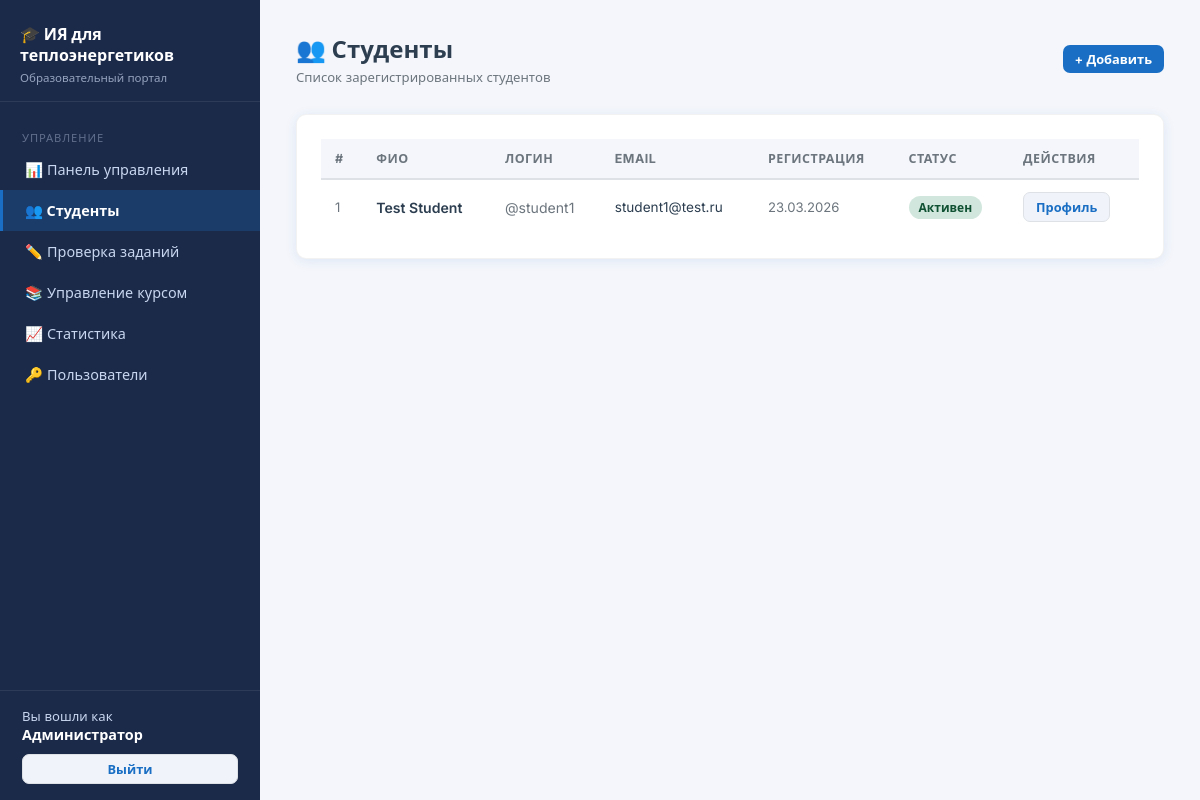
/admin/students (signed in), run on the app's committed database.
### app.py (models this page shows, shortened)
class User(UserMixin, db.Model):
    __tablename__ = 'users'
    id = db.Column(db.Integer, primary_key=True)
    username = db.Column(db.String(64), unique=True, nullable=False)
    full_name = db.Column(db.String(128), nullable=False)
    email = db.Column(db.String(120), unique=True, nullable=False)
    password_hash = db.Column(db.String(256), nullable=False)
    role = db.Column(db.String(16), nullable=False, default='student')  # student, teacher, admin
    is_active = db.Column(db.Boolean, default=True)
    created_at = db.Column(db.DateTime, default=lambda: datetime.now(timezone.utc))
    submissions = db.relationship('Submission', foreign_keys='Submission.user_id', backref='student', lazy=True)
    test_submissions = db.relationship('TestSubmission', foreign_keys='TestSubmission.user_id', backref='student', lazy=True)

### app.py (the view)
@app.route('/admin/students')
@login_required
@role_required('teacher', 'admin')
def admin_students():
    students = User.query.filter_by(role='student').order_by(User.full_name).all()
    return render_template('admin/students.html', students=students)

### app.py (called while the page is built)
def role_required(*roles):
    def decorator(f):
        @wraps(f)
        def decorated(*args, **kwargs):
            if not current_user.is_authenticated or current_user.role not in roles:
                abort(403)
            return f(*args, **kwargs)
        return decorated
    return decorator

@login_manager.user_loader
def load_user(user_id):
    return db.session.get(User, int(user_id))

@app.context_processor
def inject_now():
    return {'now': datetime.now(timezone.utc), 'json': json}

### templates/admin/students.html (shortened to what this page needs)
{% extends 'base.html' %}
{% block content %}
<div class="topbar">
  <div>
    <h1>👥 Студенты</h1>
    <div class="breadcrumb">Список зарегистрированных студентов</div>
  </div>
  {% if current_user.role == 'admin' %}
  <a href="{{ url_for('admin_users') }}" class="btn btn-primary btn-sm">+ Добавить</a>
  {% endif %}
</div>
<div class="card">
  <div class="table-wrap">
    <table>
      <thead>
        <tr>
          <th>#</th>
          <th>ФИО</th>
          <th>Логин</th>
          <th>Email</th>
          <th>Регистрация</th>
          <th>Статус</th>
          <th>Действия</th>
        </tr>
      </thead>
      <tbody>
        {% for s in students %}
        <tr>
          <td style="color:var(--muted);font-size:.82rem">{{ loop.index }}</td>
          <td style="font-weight:600">{{ s.full_name }}</td>
          <td style="color:var(--muted)">@{{ s.username }}</td>
          <td style="font-size:.85rem">{{ s.email }}</td>
          <td style="font-size:.82rem;color:var(--muted)">{{ s.created_at.strftime('%d.%m.%Y') }}</td>
          <td>
            <span class="badge {% if s.is_active %}badge-reviewed{% else %}badge-revision{% endif %}">
              {{ 'Активен' if s.is_active else 'Заблокирован' }}
            </span>
          </td>
          <td>
            <a href="{{ url_for('admin_student_detail', uid=s.id) }}" class="btn btn-secondary btn-sm">Профиль</a>
          </td>
        </tr>
        {% else %}
        <tr><td colspan="7" style="text-align:center;color:var(--muted);padding:30px">Студентов нет</td></tr>
        {% endfor %}
      </tbody>
    </table>
  </div>
</div>
{% endblock %}

### templates/base.html (shortened to what this page needs)
<!DOCTYPE html>
<html lang="ru">
<head>
  <link rel="stylesheet" href="{{ url_for('static', filename='css/style.css') }}">
</head>
<body>
<div class="layout">
  <aside class="sidebar">
    <div class="sidebar-logo">
      <div class="logo-title">🎓 ИЯ для теплоэнергетиков</div>
      <div class="logo-sub">Образовательный портал</div>
    </div>
    <nav class="sidebar-nav">
      {% if current_user.is_authenticated %}
        {% if current_user.role in ('teacher', 'admin') %}
          <div class="nav-section">Управление</div>
          <a href="{{ url_for('admin_dashboard') }}" class="{{ 'active' if request.endpoint == 'admin_dashboard' }}">
            📊 Панель управления
          </a>
          <a href="{{ url_for('admin_students') }}" class="{{ 'active' if request.endpoint in ('admin_students','admin_student_detail') }}">
            👥 Студенты
          </a>
          <a href="{{ url_for('admin_review') }}" class="{{ 'active' if request.endpoint in ('admin_review','admin_review_detail') }}">
            ✏️ Проверка заданий
          </a>
          <a href="{{ url_for('admin_course') }}" class="{{ 'active' if 'course' in request.endpoint or 'material' in request.endpoint or 'assignment' in request.endpoint or 'test' in request.endpoint }}">
            📚 Управление курсом
          </a>
          <a href="{{ url_for('admin_statistics') }}" class="{{ 'active' if request.endpoint == 'admin_statistics' }}">
            📈 Статистика
          </a>
          {% if current_user.role == 'admin' %}
          <a href="{{ url_for('admin_users') }}" class="{{ 'active' if request.endpoint == 'admin_users' }}">
            🔑 Пользователи
          </a>
          {% endif %}
        {% endif %}
      {% endif %}
    </nav>
    {% if current_user.is_authenticated %}
    <div class="sidebar-footer">
      <div class="user-info">Вы вошли как</div>
      <div class="user-name">{{ current_user.full_name }}</div>
      <div style="margin-top:10px">
        <a href="{{ url_for('logout') }}" class="btn btn-secondary btn-sm" style="width:100%;justify-content:center">
          Выйти
        </a>
      </div>
    </div>
    {% endif %}
  </aside>
  <main class="main-content">
    {% block content %}{% endblock %}
  </main>
</div>
</body>
</html>

### static/css/style.css (style rules this page uses)
:root { --primary: #1a6fc4; --primary-dark: #135299; --secondary: #17a2b8; --accent: #f0a500; --bg: #f4f6fb; --sidebar-bg: #1c2a4a; --sidebar-text: #c8d6ef; --sidebar-active: #1a6fc4; --card-bg: #ffffff; --text: #2c3e50; --muted: #6c757d; --border: #dee2e6; --success: #28a745; --warning: #ffc107; --danger: #dc3545; --radius: 10px; --shadow: 0 2px 12px rgba(26,111,196,.10); --transition: .2s ease; }
* { box-sizing: border-box; margin: 0; padding: 0; }
body { font-family: 'Inter', 'Segoe UI', sans-serif; background: var(--bg); color: var(--text); min-height: 100vh; }
.layout { display: flex; min-height: 100vh; }
.sidebar { width: 260px; min-height: 100vh; background: var(--sidebar-bg); display: flex; flex-direction: column; position: fixed; top: 0; left: 0; bottom: 0; z-index: 100; }
.sidebar-logo { padding: 24px 20px 16px; border-bottom: 1px solid rgba(255,255,255,.08); }
.sidebar-logo .logo-title { font-size: 1rem; font-weight: 700; color: #fff; line-height: 1.3; }
.sidebar-logo .logo-sub { font-size: .72rem; color: var(--sidebar-text); margin-top: 4px; opacity: .7; }
.sidebar-nav { flex: 1; padding: 12px 0; }
.sidebar-nav a { display: flex; align-items: center; gap: 10px; padding: 11px 22px; color: var(--sidebar-text); text-decoration: none; font-size: .9rem; border-left: 3px solid transparent; transition: var(--transition); }
.sidebar-nav a.active { background: rgba(26,111,196,.25); color: #fff; border-left-color: var(--primary); font-weight: 600; }
.sidebar-nav .nav-section { padding: 16px 22px 4px; font-size: .7rem; text-transform: uppercase; letter-spacing: .08em; color: rgba(200,214,239,.4); }
.sidebar-footer { padding: 16px 22px; border-top: 1px solid rgba(255,255,255,.08); }
.sidebar-footer .user-info { color: var(--sidebar-text); font-size: .82rem; }
.sidebar-footer .user-name { color: #fff; font-weight: 600; font-size: .9rem; }
.main-content { margin-left: 260px; flex: 1; padding: 32px 36px; }
.topbar { display: flex; align-items: center; justify-content: space-between; margin-bottom: 28px; }
.topbar h1 { font-size: 1.5rem; font-weight: 700; color: var(--text); }
.topbar .breadcrumb { font-size: .82rem; color: var(--muted); margin-top: 3px; }
.card { background: var(--card-bg); border-radius: var(--radius); box-shadow: var(--shadow); padding: 24px; border: 1px solid rgba(0,0,0,.05); }
.btn { display: inline-flex; align-items: center; gap: 6px; padding: 9px 18px; border-radius: 7px; font-size: .88rem; font-weight: 600; cursor: pointer; border: none; text-decoration: none; transition: var(--transition); }
.btn-primary { background: var(--primary); color: #fff; }
.btn-secondary { background: #f0f4fa; color: var(--primary); border: 1px solid var(--border); }
.btn-sm { padding: 5px 12px; font-size: .8rem; }
.badge { display: inline-flex; align-items: center; gap: 4px; padding: 3px 10px; border-radius: 20px; font-size: .75rem; font-weight: 600; }
.badge-reviewed { background: #d1e7dd; color: #0f5132; }
.table-wrap { overflow-x: auto; }
table { width: 100%; border-collapse: collapse; font-size: .88rem; }
th { background: #f4f6fb; padding: 11px 14px; text-align: left; font-weight: 700; font-size: .78rem; text-transform: uppercase; letter-spacing: .04em; color: var(--muted); border-bottom: 2px solid var(--border); }
td { padding: 12px 14px; border-bottom: 1px solid var(--border); vertical-align: middle; }
tr:last-child td { border-bottom: none; }

### data on the page
User: full_name "Администратор"
User: full_name "Test Student", username "student1", email "student1@test.ru", created_at "23.03.2026", is_active "Активен"
